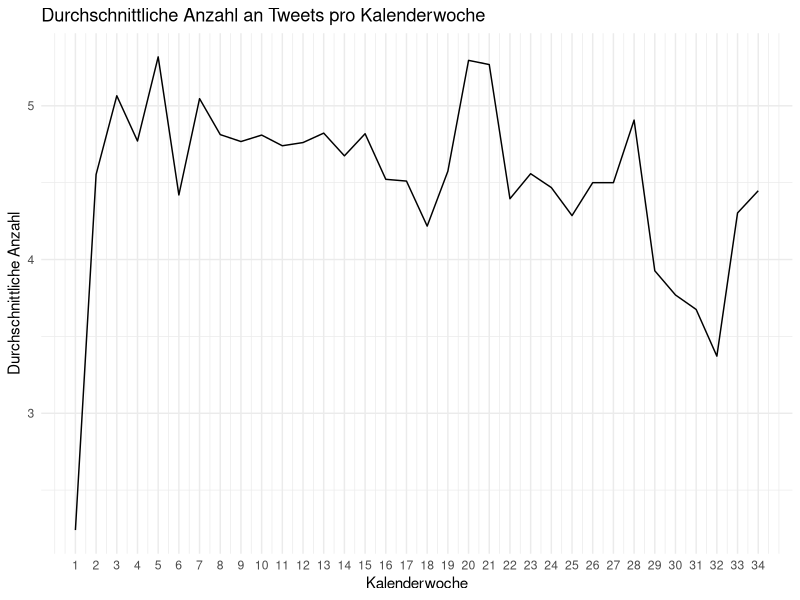

Reproduce this figure in R.
library(ggplot2)
library(dplyr)

# Daten einlesen
daten <- read.csv("merged_data.csv")

# Durchschnittliche Anzahl pro Kalenderwoche berechnen
daten_aggregiert <- daten %>%
  group_by(Kalenderwoche) %>%
  summarise(Durchschnittliche_Anzahl = mean(Anzahl))

# Plot erstellen
ggplot(daten_aggregiert, aes(x = Kalenderwoche, y = Durchschnittliche_Anzahl)) +
  geom_line() +  # Linie für die visuelle Verbindung der Datenpunkte
  scale_x_continuous(breaks = 1:34, limits = c(1, 34)) +  # X-Achse auf Kalenderwochen von 1 bis 34 beschränken
  labs(x = "Kalenderwoche", y = "Durchschnittliche Anzahl", title = "Durchschnittliche Anzahl an Tweets pro Kalenderwoche") +
  theme_minimal()  # Ein minimalistisches Thema für den Plot
